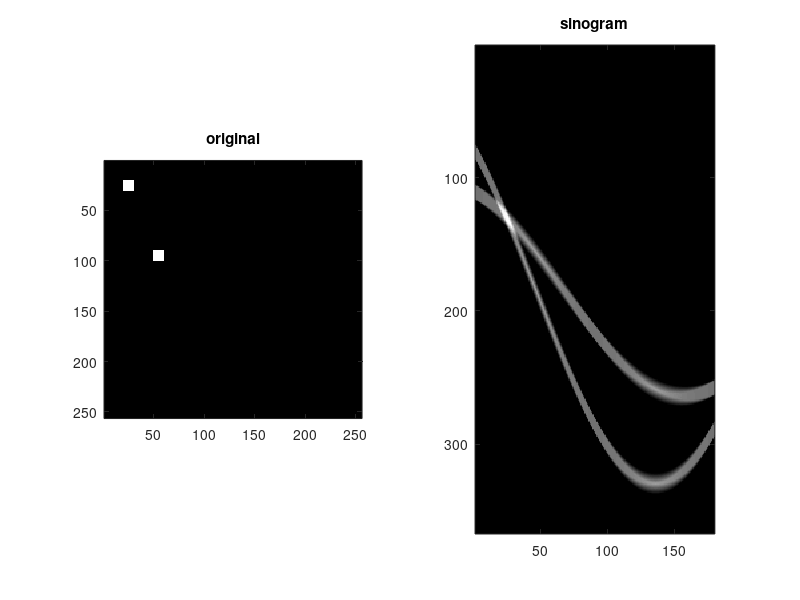
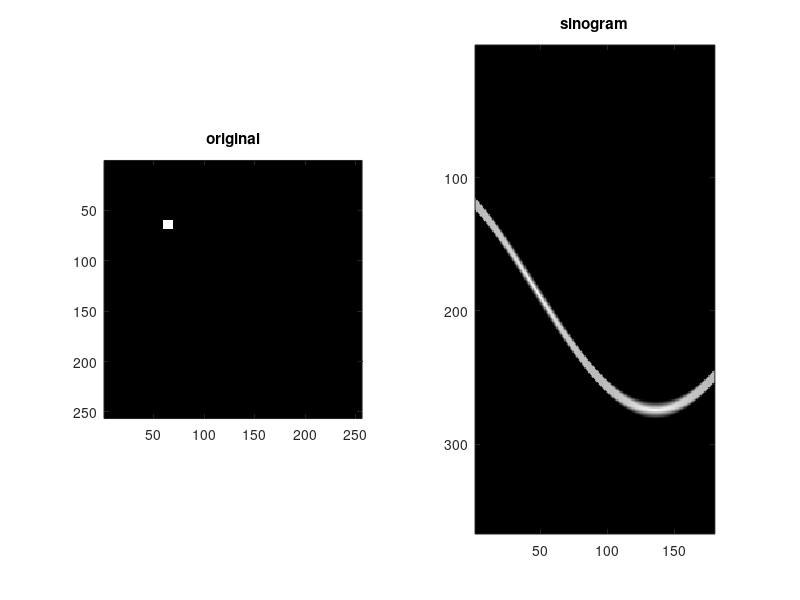
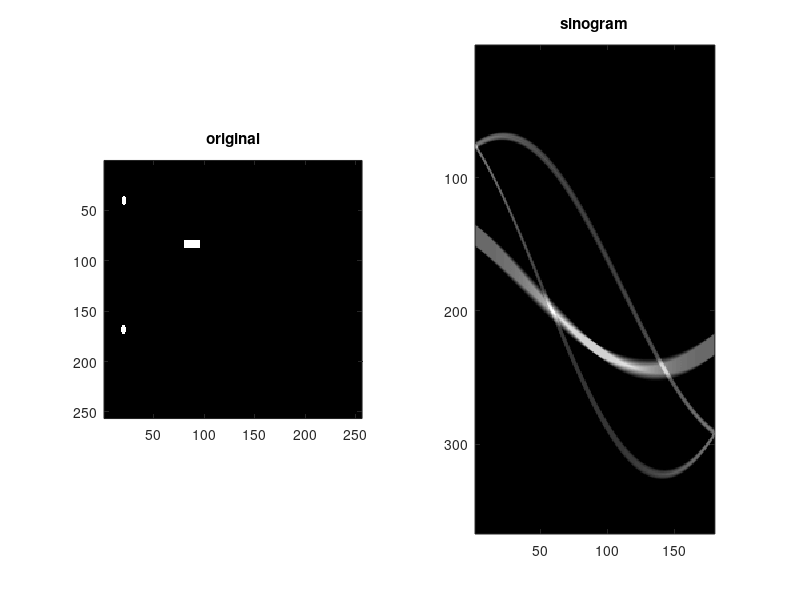

Recreate these plots in MATLAB, in order.
function sinograms()
    close all;
    x1 = zeros(256, 256);
    x1(20:30, 20:30) = 1;
    x1(90:100, 50:60) = 1;
    y1 = radon(x1);
    plot_sinogram(x1, y1);

    x2 = zeros(256, 256);
    x2(60:68,60:68) = 1;
    y2 = radon(x2);
    plot_sinogram(x2, y2);

    x3 = zeros(256, 256);
    [X Y] = meshgrid(1:128, 1:128);
    x3((X-40).^2 + (Y-40).^2 < 25) = 1;
    x3(80:87, 80:95) = 1;
    y3 = radon(x3);
    plot_sinogram(x3, y3);
end

function plot_sinogram(x, y)
    figure
    subplot(1,2,1);
    imagesc(x);
    title('original');
    axis image;
    subplot(1,2,2);
    imagesc(y);
    title('sinogram');
    axis image;
    colormap gray;
end